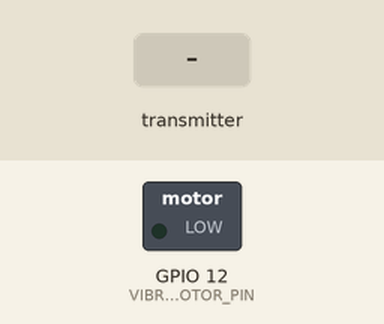
Simulated run of this sketch. Board: ESP32. Shown: switched loads named in the sketch (green lamp = pin HIGH). Dashed ring = blinking. Inputs (shaded band) come from the test bench. WiFi joins after 1.5 s; servers stay silent unless stated; what the sketch prints to the serial monitor is not drawn.

Above: at 5.7 s.
5.8 s: the transmitter starts sending unlocked = 1
At 7.1 s:
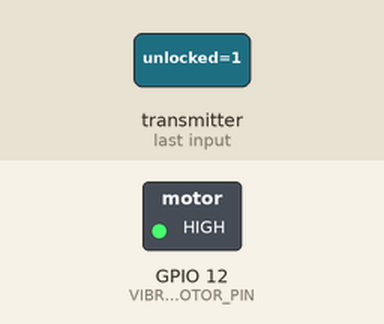
8.8 s: the transmitter starts sending obstacleNear = 0
10.3 s: the transmitter starts sending dark = 1
At 10.41 s:
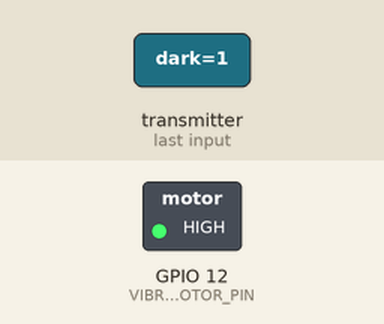
Timing chart, 0 to 13.3 s (numbered marks = the images above; inputs shaded):
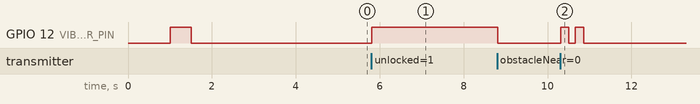

Measured:
- after the input at 5.8 s, GPIO 12 (VIBRATION_MOTOR_PIN): LOW → HIGH at once
- after the input at 10.3 s, GPIO 12 (VIBRATION_MOTOR_PIN): alternates HIGH for 0.20 s and LOW for 0.15 s, 4 changes in all, then stays LOW, starting at once

The sketch:

SLAVE.ino
```cpp
/*
 * SLAVE ESP - Visually Impaired Assistant
 * Output: 1 Vibration Motor with Different Patterns
 * Communication: ESP-NOW receiver
 *
 * UPDATED:
 * - Removed all fall detection vibration
 * - Obstacle detection = continuous vibration only
 */

#include <esp_now.h>
#include <WiFi.h>

// ========== WIFI CONFIGURATION ==========
const char* WIFI_SSID = "t9";         // ⚠️ CHANGE THIS (same as Master)
const char* WIFI_PASSWORD = "10092004"; // ⚠️ CHANGE THIS (same as Master)

// ========== CONFIGURATION ==========
// Single vibration motor pin
const uint8_t VIBRATION_MOTOR_PIN = 12;

// Vibration pattern timings
const unsigned long UNLOCK_DURATION = 3000;          // 3 seconds continuous
const unsigned long DARK_PULSE_DURATION = 200;       // Each pulse 200ms
const unsigned long DARK_PULSE_GAP = 150;            // Gap between pulses

// ========== DATA STRUCTURES ==========
struct SensorData {
  bool unlocked;
  bool dark;
  bool obstacleNear;  // New: obstacle detection
};

struct ResponseData {
  bool userOkay;
};

// ========== VIBRATION STATES ==========
enum VibrationPattern {
  PATTERN_NONE,
  PATTERN_UNLOCK,      // 3 seconds continuous
  PATTERN_DARK,        // 2 quick pulses
  PATTERN_OBSTACLE     // Continuous (highest priority)
};

// ========== GLOBAL STATE ==========
SensorData receivedData = {false, false, false};
ResponseData responseData = {false};

VibrationPattern currentPattern = PATTERN_NONE;
unsigned long patternStartTime = 0;
int pulseCount = 0;
bool motorState = false;

// Previous states to detect transitions
bool wasUnlocked = false;
bool wasDark = false;

// Master MAC address (will be filled from received data)
uint8_t masterMac[6] = {0};
unsigned long lastWiFiCheck = 0;

// ========== VIBRATION CONTROL ==========
void startPattern(VibrationPattern pattern) {
  currentPattern = pattern;
  patternStartTime = millis();
  pulseCount = 0;
  motorState = false;

  switch(pattern) {
    case PATTERN_UNLOCK:
      Serial.println("🔓 UNLOCK - 3 second vibration");
      break;
    case PATTERN_DARK:
      Serial.println("🌙 DARK - 2 pulse vibration");
      break;
    case PATTERN_OBSTACLE:
      Serial.println("⚠️ OBSTACLE - Continuous vibration");
      break;
    default:
      break;
  }
}

void processVibrationPattern() {
  unsigned long elapsed = millis() - patternStartTime;

  switch(currentPattern) {
    case PATTERN_NONE:
      digitalWrite(VIBRATION_MOTOR_PIN, LOW);
      break;

    case PATTERN_UNLOCK:
      // 3 seconds continuous vibration
      if (elapsed < UNLOCK_DURATION) {
        digitalWrite(VIBRATION_MOTOR_PIN, HIGH);
      } else {
        digitalWrite(VIBRATION_MOTOR_PIN, LOW);
        currentPattern = PATTERN_NONE;
        Serial.println("✅ Unlock vibration complete");
      }
      break;

    case PATTERN_DARK:
      // 2 quick pulses: ON-OFF-ON-OFF
      if (pulseCount == 0) {
        // First pulse
        if (elapsed < DARK_PULSE_DURATION) {
          digitalWrite(VIBRATION_MOTOR_PIN, HIGH);
        } else if (elapsed < DARK_PULSE_DURATION + DARK_PULSE_GAP) {
          digitalWrite(VIBRATION_MOTOR_PIN, LOW);
        } else {
          pulseCount = 1;
          patternStartTime = millis();
        }
      } else if (pulseCount == 1) {
        // Second pulse
        if (elapsed < DARK_PULSE_DURATION) {
          digitalWrite(VIBRATION_MOTOR_PIN, HIGH);
        } else {
          digitalWrite(VIBRATION_MOTOR_PIN, LOW);
          currentPattern = PATTERN_NONE;
          pulseCount = 0;
          Serial.println("✅ Dark vibration complete");
        }
      }
      break;

    case PATTERN_OBSTACLE:
      // Continuous vibration until obstacle is clear
      digitalWrite(VIBRATION_MOTOR_PIN, HIGH);
      break;
  }
}

// ========== STATE MANAGEMENT ==========
void updateStates() {
  // Priority: Obstacle > Dark > Unlock

  // Check for OBSTACLE (highest priority - overrides everything)
  if (receivedData.unlocked && receivedData.obstacleNear) {
    if (currentPattern != PATTERN_OBSTACLE) {
      startPattern(PATTERN_OBSTACLE);
    }
    return;  // Skip all other patterns
  }

  // If obstacle was active but now clear, stop obstacle vibration
  if (currentPattern == PATTERN_OBSTACLE && !receivedData.obstacleNear) {
    currentPattern = PATTERN_NONE;
    digitalWrite(VIBRATION_MOTOR_PIN, LOW);
    Serial.println("✅ Obstacle cleared - vibration stopped");
  }

  // If obstacle pattern is active, don't process other patterns
  if (currentPattern == PATTERN_OBSTACLE) {
    return;
  }

  // Check for UNLOCK (only when not unlocked before)
  if (receivedData.unlocked && !wasUnlocked) {
    wasUnlocked = true;
    startPattern(PATTERN_UNLOCK);
    return;
  }

  // Check for DARK (only on transition from bright to dark)
  if (receivedData.unlocked && receivedData.dark && !wasDark) {
    wasDark = true;
    // Only start dark pattern if not in another pattern
    if (currentPattern == PATTERN_NONE) {
      startPattern(PATTERN_DARK);
    }
    return;
  }

  // Update previous states
  if (!receivedData.unlocked) {
    wasUnlocked = false;
  }

  if (!receivedData.dark) {
    wasDark = false;
  }
}

// ========== ESP-NOW CALLBACK ==========
void onDataReceive(const uint8_t *macAddr, const uint8_t *incomingData, int len) {
  if (len != sizeof(SensorData)) {
    Serial.println("⚠️ Invalid data size received");
    return;
  }

  // Store Master MAC address (for sending response)
  if (masterMac[0] == 0) {
    memcpy(masterMac, macAddr, 6);
    Serial.print("📍 Master MAC saved: ");
    for (int i = 0; i < 6; i++) {
      Serial.printf("%02X", masterMac[i]);
      if (i < 5) Serial.print(":");
    }
    Serial.println();
  }

  memcpy(&receivedData, incomingData, sizeof(receivedData));

  // Debug output
  Serial.print("📥 U:");
  Serial.print(receivedData.unlocked);
  Serial.print(" D:");
  Serial.print(receivedData.dark);
  Serial.print(" O:");
  Serial.println(receivedData.obstacleNear);

  updateStates();
}

// ========== INITIALIZATION ==========
void connectWiFi() {
  Serial.print("Connecting to WiFi");
  WiFi.begin(WIFI_SSID, WIFI_PASSWORD);

  int attempts = 0;
  while (WiFi.status() != WL_CONNECTED && attempts < 20) {
    delay(500);
    Serial.print(".");
    attempts++;
  }

  if (WiFi.status() == WL_CONNECTED) {
    Serial.println("\n✅ WiFi connected");
    Serial.print("IP: ");
    Serial.println(WiFi.localIP());
    Serial.print("📡 WiFi Channel: ");
    Serial.println(WiFi.channel());
  } else {
    Serial.println("\n⚠️ WiFi connection failed");
    Serial.println("⏩ Continuing without WiFi");
  }
}

void initMotor() {
  pinMode(VIBRATION_MOTOR_PIN, OUTPUT);
  digitalWrite(VIBRATION_MOTOR_PIN, LOW);
  Serial.println("✅ Vibration motor initialized");
}

void initESPNow() {
  WiFi.mode(WIFI_STA);

  if (esp_now_init() != ESP_OK) {
    Serial.println("❌ ESP-NOW initialization failed");
    while (1) delay(100);
  }

  esp_now_register_recv_cb(onDataReceive);

  Serial.print("Slave MAC Address: ");
  Serial.println(WiFi.macAddress());

  Serial.println("✅ ESP-NOW initialized");
  Serial.println("⚠️ Note: Master MAC will be auto-detected from first message");
}

// ========== MAIN FUNCTIONS ==========
void setup() {
  Serial.begin(115200);
  delay(1000);

  Serial.println("\n========== SLAVE ESP STARTING ==========");

  initMotor();

  // Test motor on startup
  Serial.println("🔦 Testing vibration motor...");
  digitalWrite(VIBRATION_MOTOR_PIN, HIGH);
  delay(500);
  digitalWrite(VIBRATION_MOTOR_PIN, LOW);
  Serial.println("✅ Motor test complete");

  // Connect to WiFi first (sets the channel)
  connectWiFi();

  // Initialize ESP-NOW (will use WiFi channel)
  initESPNow();

  Serial.println("========== SYSTEM READY ==========");
  Serial.println("Waiting for data from Master...\n");
  Serial.println("📋 Vibration Patterns:");
  Serial.println("  1. OBSTACLE: Continuous (highest priority)");
  Serial.println("  2. DARK: 2 quick pulses");
  Serial.println("  3. UNLOCK: 3 second continuous\n");
}

void loop() {
  // Check WiFi connection every 30 seconds
  if (millis() - lastWiFiCheck >= 30000) {
    if (WiFi.status() != WL_CONNECTED) {
      Serial.println("⚠️ WiFi disconnected, reconnecting...");
      connectWiFi();
    }
    lastWiFiCheck = millis();
  }

  // Process current vibration pattern
  processVibrationPattern();

  // Minimal delay
  delay(5);
}
```
